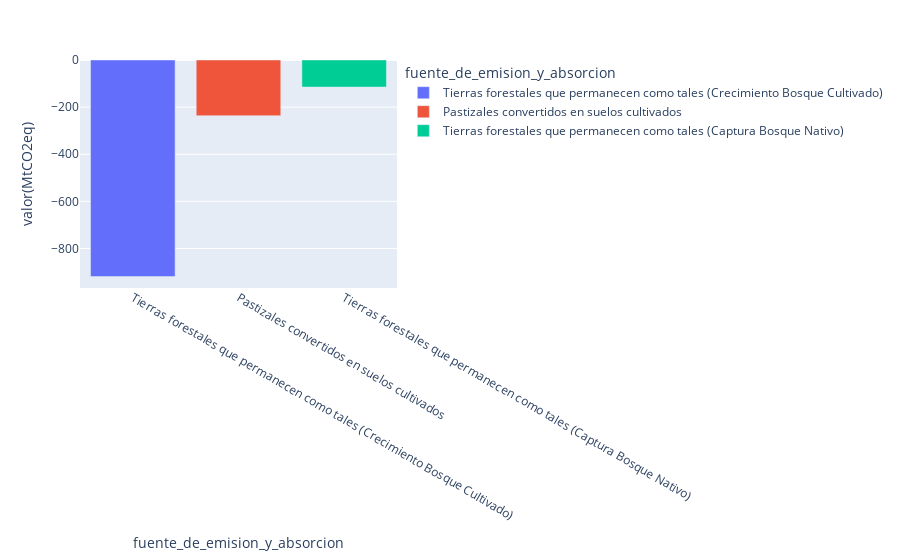

The code cell stored with this chart in its notebook:
### Code cell
#Gases absorbidos
gases_absorbidos = df[df['valor(MtCO2eq)'] < 0]
gases_absorbidos = gases_absorbidos.groupby('fuente_de_emision_y_absorcion', as_index = False).agg({'valor(MtCO2eq)':'sum'}).sort_values('valor(MtCO2eq)')
fig = px.bar(gases_absorbidos, x="fuente_de_emision_y_absorcion", y="valor(MtCO2eq)", color="fuente_de_emision_y_absorcion", hover_name="fuente_de_emision_y_absorcion")
fig.show()

### Figure 1 — Plotly figure (JSON) as saved in the notebook; plotly's stock layout.template omitted (floating-point values rounded to 4 significant figures)
{"data": [{"alignmentgroup": "True", "hovertemplate": "<b>%{hovertext}</b><br><br>fuente_de_emision_y_absorcion=%{x}<br>valor(MtCO2eq)=%{y}<extra></extra>", "hovertext": ["Tierras forestales que permanecen como tales (Crecimiento Bosque Cultivado)"], "legendgroup": "Tierras forestales que permanecen como tales (Crecimiento Bosque Cultivado)", "marker": {"color": "#636efa", "pattern": {"shape": ""}}, "name": "Tierras forestales que permanecen como tales (Crecimiento Bosque Cultivado)", "offsetgroup": "Tierras forestales que permanecen como tales (Crecimiento Bosque Cultivado)", "orientation": "v", "showlegend": true, "textposition": "auto", "type": "bar", "x": ["Tierras forestales que permanecen como tales (Crecimiento Bosque Cultivado)"], "xaxis": "x", "y": [-919.4], "yaxis": "y"}, {"alignmentgroup": "True", "hovertemplate": "<b>%{hovertext}</b><br><br>fuente_de_emision_y_absorcion=%{x}<br>valor(MtCO2eq)=%{y}<extra></extra>", "hovertext": ["Pastizales convertidos en suelos cultivados"], "legendgroup": "Pastizales convertidos en suelos cultivados", "marker": {"color": "#EF553B", "pattern": {"shape": ""}}, "name": "Pastizales convertidos en suelos cultivados", "offsetgroup": "Pastizales convertidos en suelos cultivados", "orientation": "v", "showlegend": true, "textposition": "auto", "type": "bar", "x": ["Pastizales convertidos en suelos cultivados"], "xaxis": "x", "y": [-236.6], "yaxis": "y"}, {"alignmentgroup": "True", "hovertemplate": "<b>%{hovertext}</b><br><br>fuente_de_emision_y_absorcion=%{x}<br>valor(MtCO2eq)=%{y}<extra></extra>", "hovertext": ["Tierras forestales que permanecen como tales (Captura Bosque Nativo)"], "legendgroup": "Tierras forestales que permanecen como tales (Captura Bosque Nativo)", "marker": {"color": "#00cc96", "pattern": {"shape": ""}}, "name": "Tierras forestales que permanecen como tales (Captura Bosque Nativo)", "offsetgroup": "Tierras forestales que permanecen como tales (Captura Bosque Nativo)", "orientation": "v", "showlegend": true, "textposition": "auto", "type": "bar", "x": ["Tierras forestales que permanecen como tales (Captura Bosque Nativo)"], "xaxis": "x", "y": [-114.9], "yaxis": "y"}], "layout": {"barmode": "relative", "legend": {"title": {"text": "fuente_de_emision_y_absorcion"}, "tracegroupgap": 0}, "margin": {"t": 60}, "xaxis": {"anchor": "y", "categoryarray": ["Tierras forestales que permanecen como tales (Crecimiento Bosque Cultivado)", "Pastizales convertidos en suelos cultivados", "Tierras forestales que permanecen como tales (Captura Bosque Nativo)"], "categoryorder": "array", "domain": [0, 1], "title": {"text": "fuente_de_emision_y_absorcion"}}, "yaxis": {"anchor": "x", "domain": [0, 1], "title": {"text": "valor(MtCO2eq)"}}}}
